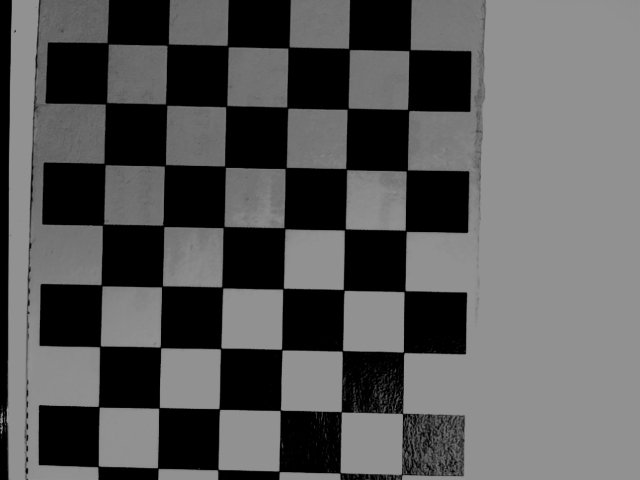
#> input picture 03__Project3/01__Pictures_Simple/L2.bmp, 640 x 480 px
$ python -i Sprint3V3.py   (imports and definitions only)
#> lines starting #> are read from the running program, lines starting #| are printed output that depends on the picture; after the words box and inside, x2 and y2 are one past the last pixel; in counts of white or black regions, pixels touching at a corner belong together
#> further down, picture is the input picture: shape (480, 640, 3); min 0, max 146, mean 88.1
import os
import cv2
import numpy as np
import tkinter as tk
from tkinter import filedialog, messagebox
from matplotlib import pyplot as plt
import matplotlib.patches as patches

# --------------------- Utilities ---------------------

def preprocess_image(image, kernel_size=5):
#> called with kernel_size = 5
    gray = cv2.cvtColor(image, cv2.COLOR_BGR2GRAY)
    median = cv2.medianBlur(gray, kernel_size)
    _, binary = cv2.threshold(median, 0, 255, cv2.THRESH_BINARY + cv2.THRESH_OTSU)
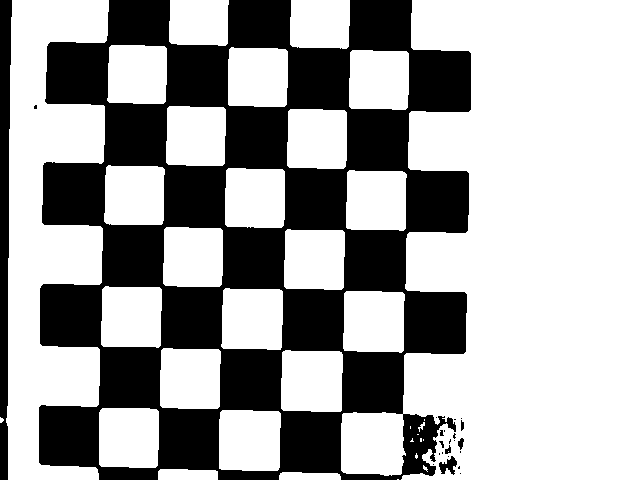
#> binary: shape (480, 640); 64.8% white; 23 black regions (17 under 20 px)
    contours, _ = cv2.findContours(binary, cv2.RETR_EXTERNAL, cv2.CHAIN_APPROX_SIMPLE)
#> contours = 34 contours, 11 with area under 20; largest, box (x1, y1, x2, y2) and area: (341, 0, 640, 480) 101436, (6, 0, 109, 480) 29384, (281, 350, 343, 412) 3564, (219, 410, 281, 471) 3550, (343, 291, 405, 353) 3529
    mask = np.zeros_like(binary)
    cv2.drawContours(mask, contours, -1, color=255, thickness=cv2.FILLED)
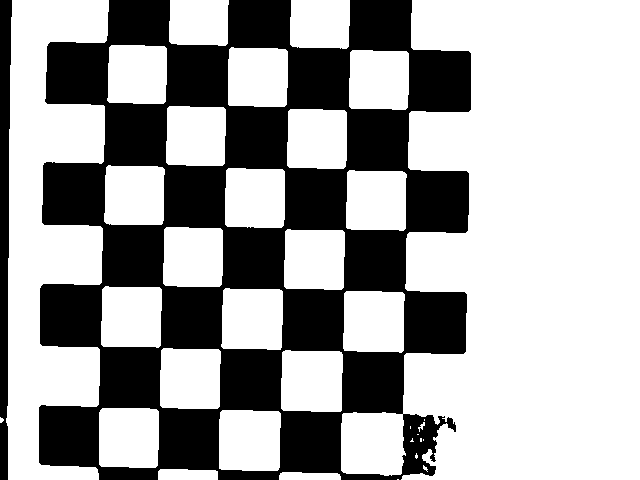
#> mask: shape (480, 640); 64.9% white; 2 black regions, box (x1, y1, x2, y2) and area: (39, 0, 471, 480) 103459, (0, 0, 12, 480) 4267
    cleaned = cv2.bitwise_and(binary, mask)
    return cleaned

# [253 lines left out: functions calibrate_camera, preprocess_image_bean, process_images, not called in this run]

# --------------------- GUI Logic ---------------------

calibration_matrix = None
homography_matrix = None

# [25 lines left out: functions load_calibration_files, load_test_files, not called in this run]

# --------------------- GUI Layout ---------------------

# [2 lines not run here, left out]

# [1 line that did not run here, left out]
# [1 line not run here, left out]

# [1 line that did not run here, left out]
# [1 line not run here, left out]

# [1 line that did not run here, left out]
# [1 line not run here, left out]

# [1 line that did not run here, left out]
# [1 line not run here, left out]

# [1 line that did not run here, left out]
# [3 lines not run here, left out]

>>> import cv2
>>> picture = cv2.imread('../01__Pictures_Simple/L2.bmp')
>>> result = preprocess_image(picture)

$ run again, on 03__Project3/01__Pictures_Simple/L2_1.bmp
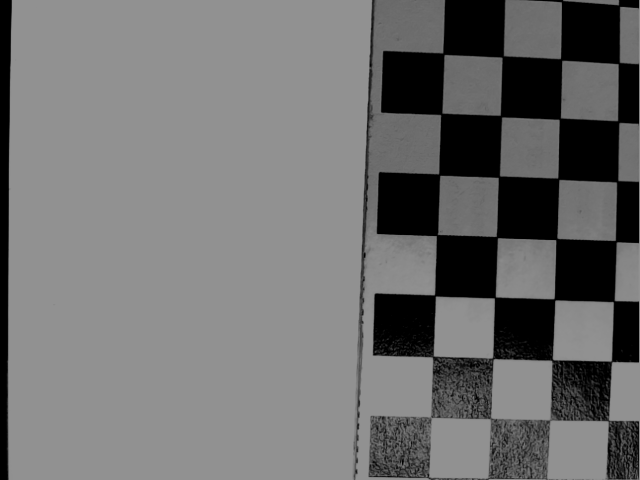
#> input picture 03__Project3/01__Pictures_Simple/L2_1.bmp, 640 x 480 px
#> picture is the input picture: shape (480, 640, 3); min 0, max 146, mean 111.2
#> in preprocess_image, `_, binary = cv2.threshold(median, 0, 255, cv2.THRESH_BINARY + cv2.THRE..`:
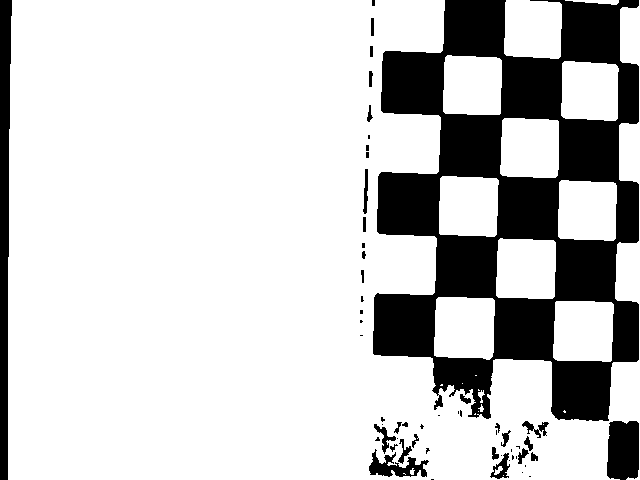
#> binary: shape (480, 640); 79.3% white; 56 black regions (29 under 20 px)
#> contours = 20 contours, 8 with area under 20; largest, box (x1, y1, x2, y2) and area: (8, 0, 640, 480) 213716, (434, 297, 495, 360) 3467, (553, 301, 614, 362) 3396, (496, 238, 556, 299) 3348, (439, 176, 499, 237) 3315
#> in preprocess_image, `cv2.drawContours(mask, contours, -1, color=255, thickness=cv2.FILLED)`:
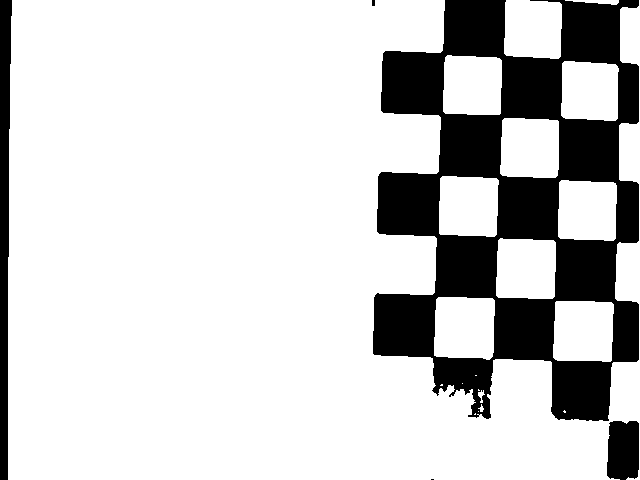
#> mask: shape (480, 640); 80.2% white; 5 black regions (2 under 20 px), largest, box (x1, y1, x2, y2) and area: (373, 0, 639, 421) 54730, (0, 0, 12, 480) 4306, (607, 421, 639, 480) 1750

$ run again, on 03__Project3/01__Pictures_Simple/R4.bmp
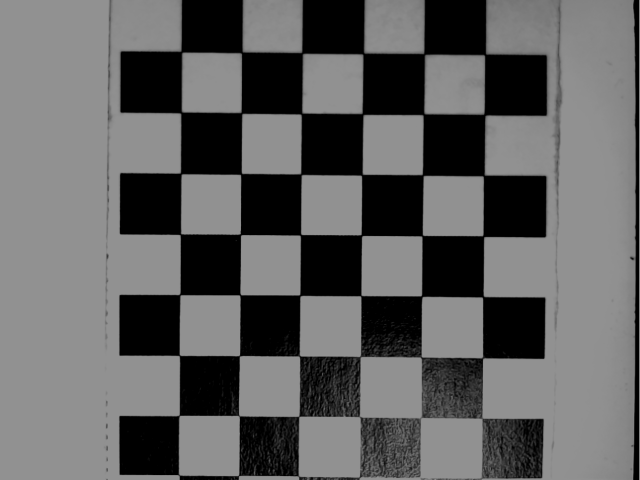
#> input picture 03__Project3/01__Pictures_Simple/R4.bmp, 640 x 480 px
#> picture is the input picture: shape (480, 640, 3); min 0, max 146, mean 96.6
#> in preprocess_image, `_, binary = cv2.threshold(median, 0, 255, cv2.THRESH_BINARY + cv2.THRE..`:
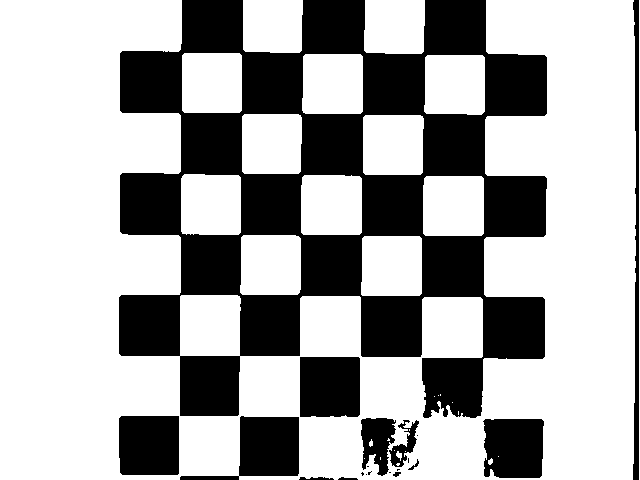
#> binary: shape (480, 640); 66.6% white; 20 black regions (8 under 20 px)
#> contours = 19 contours, 6 with area under 20; largest, box (x1, y1, x2, y2) and area: (0, 0, 636, 480) 179118, (423, 176, 484, 236) 3524, (301, 175, 362, 235) 3507, (361, 236, 422, 296) 3488, (302, 54, 363, 114) 3486
#> in preprocess_image, `cv2.drawContours(mask, contours, -1, color=255, thickness=cv2.FILLED)`:
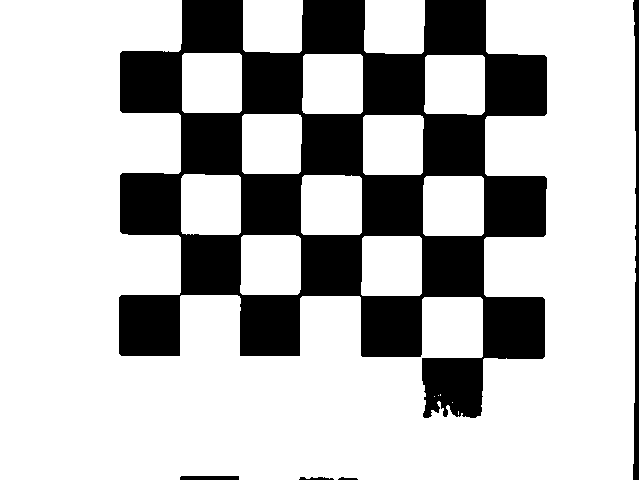
#> mask: shape (480, 640); 72.9% white; 5 black regions, box (x1, y1, x2, y2) and area: (119, 0, 547, 418) 80920, (633, 0, 639, 480) 1927, (180, 476, 239, 480) 235, (299, 477, 334, 480) 76, (338, 477, 358, 480) 41
